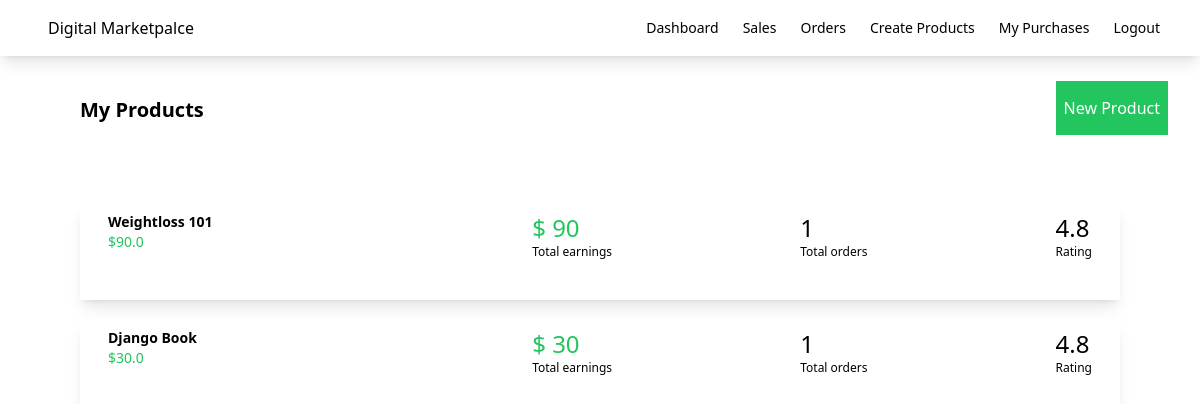
The page /dashboard/ (signed in) on the database its author committed.
### myapp/models.py (models this page shows, shortened)
class Product(models.Model):
    seller = models.ForeignKey(User, on_delete=models.CASCADE)
    name = models.CharField(max_length=200)
    description = models.CharField(max_length=200)
    price = models.FloatField()
    file = models.FileField(upload_to='uploads')
    total_sales_amount = models.IntegerField(default=0)
    total_sales = models.IntegerField(default=0)

### myapp/views.py (the view)
# urls.py: path('dashboard/',views.dashboad,name="dashboard"),
def dashboad(request):
    products = Product.objects.filter(seller=request.user)
    return render(request,'myapp/dashboard.html',{'products':products})

### myapp/templates/myapp/dashboard.html (shortened to what this page needs)
{% extends 'myapp/base.html' %}
{% block body %}
    <div class="flex justify-between">
        <div class="ml-20 mt-10 font-bold text-xl">My Products</div>
        <div class="ml-20 mt-10">
            <a class="bg-green-500 text-white px-2 py-4 mr-8" href="{% url 'create_product' %}">New Product</a>
        </div>
    </div>
    <div class="products-container p-10 m-5">
        {% for product in products %}
        <div class="flex shadow-lg m-5 p-2 justify-between">
            <div class="flex w-1/4">
                <div class="relative group">
                    <a href="{% url 'edit_product' product.id %}">
                <div class="ml-5">
                    <div class="font-bold text-sm"> {{ product.name }}</div>
                    <div class="text-sm text-green-500">${{ product.price }}</div>
                </div>
                </a>
            </div>
            </div>
            <div>
                <div class="text-2xl text-green-500">$ {{product.total_sales_amount}}</div>
                <div class="text-xs">Total earnings</div>
            </div>
            <div>
                <div class="text-2xl">{{product.total_sales}}</div>
                <div class="text-xs">Total orders</div>
            </div>
            <div class="pr-5">
                <div class="text-2xl">4.8</div>
                <div class="text-xs">Rating</div>
            </div>
        </div>
        {% endfor %}
    </div>
{% endblock %}

### rows shown on the page
Product: name "Weightloss 101", price "90.0", total_sales_amount "90", total_sales "1"
Product: name "Django Book", price "30.0", total_sales_amount "30", total_sales "1"
